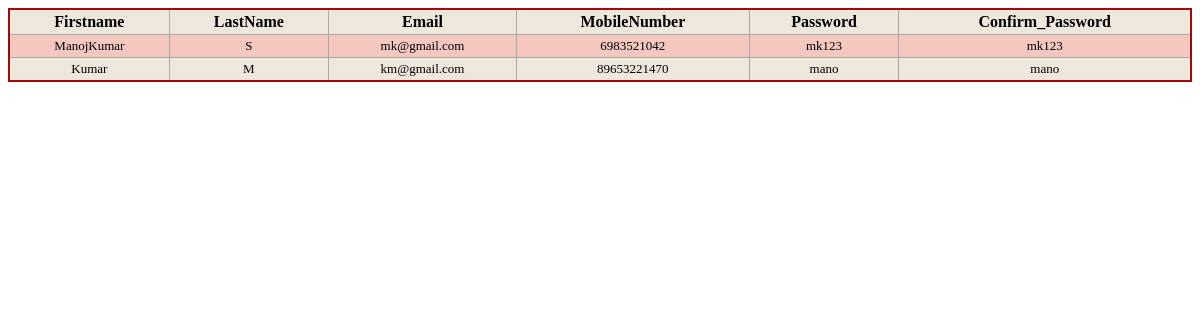
The page /form/getalldetails/ on the database its author committed.
### FormWebApp/models.py (models this page shows, shortened)
class RegisterModel(models.Model):
    Firstname=models.CharField(max_length=15)
    LastName=models.CharField(max_length=15)
    Email=models.EmailField()
    MobileNumber=models.IntegerField()
    Password=models.CharField(max_length=15)
    Confirm_Password=models.CharField(max_length=15)

### FormWebApp/views.py (the view)
# urls.py: path('getalldetails/',views.getalldetails),
def getalldetails(request):
    registerdetails=RegisterModel.objects.all()
    return render(request,"formapp//result.html",context={"register":registerdetails})

### templates/formapp/result.html (shortened to what this page needs)
<!DOCTYPE html>
<html lang="en">
<head>
    {% load static %}
    <link rel="stylesheet" href="{% static 'css//modelapp//table.css' %}">
</head>
<body>
<table class="redTable">
    <tr>
        <th>Firstname</th>
        <th>LastName</th>
        <th>Email</th>
        <th>MobileNumber</th>
        <th>Password</th>
        <th>Confirm_Password</th>
    </tr>
    <tr>
        {% for r in register %}
        <td>{{r.Firstname}}</td>
        <td>{{r.LastName}}</td>
        <td>{{r.Email}}</td>
        <td>{{r.MobileNumber}}</td>
        <td>{{r.Password}}</td>
        <td>{{r.Confirm_Password}}</td>
    </tr>
    {% endfor %}
</table>
</body>
</html>

### static/css/modelapp/table.css (style rules this page uses)
table.redTable { border: 2px solid #A40808; background-color: #EEE7DB; width: 100%; text-align: center; border-collapse: collapse; }
table.redTable td, table.redTable th { border: 1px solid #AAAAAA; padding: 3px 2px; }
table.redTable tbody td { font-size: 13px; }
table.redTable tr:nth-child(even) { background: #F5C8BF; }

### rows shown on the page
RegisterModel: Firstname "ManojKumar", LastName "S", Email "mk@gmail.com", MobileNumber "6983521042", Password "mk123", Confirm_Password "mk123"
RegisterModel: Firstname "Kumar", LastName "M", Email "km@gmail.com", MobileNumber "89653221470", Password "mano", Confirm_Password "mano"
